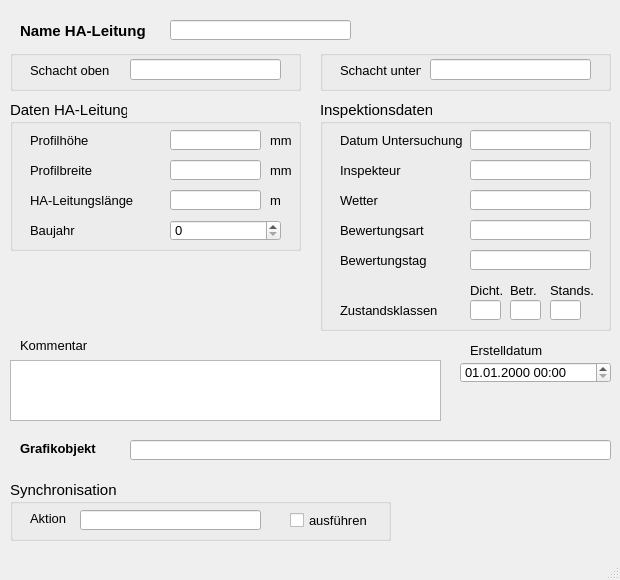
<?xml version="1.0" encoding="UTF-8"?>
<ui version="4.0">
 <class>MainWindow</class>
 <widget class="QMainWindow" name="MainWindow">
  <property name="geometry">
   <rect>
    <x>0</x>
    <y>0</y>
    <width>620</width>
    <height>580</height>
   </rect>
  </property>
  <property name="sizePolicy">
   <sizepolicy hsizetype="Preferred" vsizetype="Preferred">
    <horstretch>0</horstretch>
    <verstretch>0</verstretch>
   </sizepolicy>
  </property>
  <property name="minimumSize">
   <size>
    <width>620</width>
    <height>580</height>
   </size>
  </property>
  <property name="maximumSize">
   <size>
    <width>16777215</width>
    <height>16777215</height>
   </size>
  </property>
  <property name="baseSize">
   <size>
    <width>0</width>
    <height>0</height>
   </size>
  </property>
  <property name="font">
   <font>
    <family>Tahoma</family>
    <pointsize>10</pointsize>
   </font>
  </property>
  <property name="windowTitle">
   <string>Haltung Untersuchungsdaten</string>
  </property>
  <widget class="QWidget" name="centralwidget">
   <widget class="QLabel" name="label">
    <property name="geometry">
     <rect>
      <x>20</x>
      <y>20</y>
      <width>141</width>
      <height>21</height>
     </rect>
    </property>
    <property name="font">
     <font>
      <family>Tahoma</family>
      <pointsize>11</pointsize>
      <weight>75</weight>
      <bold>true</bold>
     </font>
    </property>
    <property name="text">
     <string>Name HA-Leitung</string>
    </property>
   </widget>
   <widget class="QGroupBox" name="groupBox">
    <property name="geometry">
     <rect>
      <x>10</x>
      <y>50</y>
      <width>291</width>
      <height>41</height>
     </rect>
    </property>
    <property name="font">
     <font>
      <family>Tahoma</family>
      <pointsize>11</pointsize>
     </font>
    </property>
    <property name="title">
     <string/>
    </property>
    <widget class="QLabel" name="label_3">
     <property name="geometry">
      <rect>
       <x>20</x>
       <y>10</y>
       <width>91</width>
       <height>21</height>
      </rect>
     </property>
     <property name="font">
      <font>
       <family>Tahoma</family>
       <pointsize>10</pointsize>
      </font>
     </property>
     <property name="text">
      <string>Schacht oben</string>
     </property>
    </widget>
    <widget class="QLineEdit" name="schoben">
     <property name="geometry">
      <rect>
       <x>120</x>
       <y>9</y>
       <width>151</width>
       <height>21</height>
      </rect>
     </property>
     <property name="font">
      <font>
       <family>Tahoma</family>
       <pointsize>10</pointsize>
      </font>
     </property>
     <property name="toolTip">
      <string>&lt;html&gt;&lt;head/&gt;&lt;body&gt;&lt;p&gt;Name des oberen Schachts&lt;/p&gt;&lt;/body&gt;&lt;/html&gt;</string>
     </property>
     <property name="statusTip">
      <string>Name des oberen Schachts</string>
     </property>
    </widget>
   </widget>
   <widget class="QGroupBox" name="groupBox_3">
    <property name="geometry">
     <rect>
      <x>320</x>
      <y>50</y>
      <width>291</width>
      <height>41</height>
     </rect>
    </property>
    <property name="font">
     <font>
      <family>Tahoma</family>
      <pointsize>11</pointsize>
     </font>
    </property>
    <property name="title">
     <string/>
    </property>
    <widget class="QLabel" name="label_9">
     <property name="geometry">
      <rect>
       <x>20</x>
       <y>10</y>
       <width>81</width>
       <height>21</height>
      </rect>
     </property>
     <property name="font">
      <font>
       <family>Tahoma</family>
       <pointsize>10</pointsize>
      </font>
     </property>
     <property name="text">
      <string>Schacht unten</string>
     </property>
    </widget>
    <widget class="QLineEdit" name="schunten">
     <property name="geometry">
      <rect>
       <x>110</x>
       <y>9</y>
       <width>161</width>
       <height>21</height>
      </rect>
     </property>
     <property name="font">
      <font>
       <family>Tahoma</family>
       <pointsize>10</pointsize>
      </font>
     </property>
     <property name="toolTip">
      <string>&lt;html&gt;&lt;head/&gt;&lt;body&gt;&lt;p&gt;Name des unteren Schachts&lt;/p&gt;&lt;/body&gt;&lt;/html&gt;</string>
     </property>
     <property name="statusTip">
      <string>Name des unteren Schachts</string>
     </property>
    </widget>
   </widget>
   <widget class="QTextEdit" name="kommentar">
    <property name="geometry">
     <rect>
      <x>10</x>
      <y>360</y>
      <width>431</width>
      <height>61</height>
     </rect>
    </property>
    <property name="font">
     <font>
      <family>Tahoma</family>
      <pointsize>10</pointsize>
     </font>
    </property>
    <property name="toolTip">
     <string>&lt;html&gt;&lt;head/&gt;&lt;body&gt;&lt;p&gt;Platz für zusätzliche Kommentare&lt;/p&gt;&lt;/body&gt;&lt;/html&gt;</string>
    </property>
    <property name="statusTip">
     <string>Platz für zusätzliche Kommentare</string>
    </property>
   </widget>
   <widget class="QLabel" name="label_22">
    <property name="geometry">
     <rect>
      <x>20</x>
      <y>335</y>
      <width>81</width>
      <height>21</height>
     </rect>
    </property>
    <property name="font">
     <font>
      <family>Tahoma</family>
      <pointsize>10</pointsize>
     </font>
    </property>
    <property name="text">
     <string>Kommentar</string>
    </property>
   </widget>
   <widget class="QLineEdit" name="haltnam">
    <property name="geometry">
     <rect>
      <x>170</x>
      <y>20</y>
      <width>181</width>
      <height>20</height>
     </rect>
    </property>
    <property name="font">
     <font>
      <family>Tahoma</family>
      <pointsize>10</pointsize>
     </font>
    </property>
    <property name="toolTip">
     <string>&lt;html&gt;&lt;head/&gt;&lt;body&gt;&lt;p&gt;Eindeutige Bezeichung&lt;/p&gt;&lt;/body&gt;&lt;/html&gt;</string>
    </property>
    <property name="statusTip">
     <string>Eindeutige Bezeichung</string>
    </property>
   </widget>
   <widget class="QGroupBox" name="groupBox_2">
    <property name="geometry">
     <rect>
      <x>10</x>
      <y>100</y>
      <width>291</width>
      <height>151</height>
     </rect>
    </property>
    <property name="font">
     <font>
      <family>Tahoma</family>
      <pointsize>11</pointsize>
     </font>
    </property>
    <property name="title">
     <string>Daten HA-Leitung</string>
    </property>
    <widget class="QLabel" name="label_7">
     <property name="geometry">
      <rect>
       <x>20</x>
       <y>60</y>
       <width>101</width>
       <height>21</height>
      </rect>
     </property>
     <property name="font">
      <font>
       <family>Tahoma</family>
       <pointsize>10</pointsize>
      </font>
     </property>
     <property name="text">
      <string>Profilbreite</string>
     </property>
    </widget>
    <widget class="QLabel" name="label_20">
     <property name="geometry">
      <rect>
       <x>260</x>
       <y>60</y>
       <width>31</width>
       <height>21</height>
      </rect>
     </property>
     <property name="font">
      <font>
       <family>Tahoma</family>
       <pointsize>10</pointsize>
      </font>
     </property>
     <property name="text">
      <string>mm</string>
     </property>
    </widget>
    <widget class="QLabel" name="label_21">
     <property name="geometry">
      <rect>
       <x>260</x>
       <y>90</y>
       <width>31</width>
       <height>21</height>
      </rect>
     </property>
     <property name="font">
      <font>
       <family>Tahoma</family>
       <pointsize>10</pointsize>
      </font>
     </property>
     <property name="text">
      <string>m </string>
     </property>
    </widget>
    <widget class="QLineEdit" name="laenge">
     <property name="geometry">
      <rect>
       <x>160</x>
       <y>90</y>
       <width>91</width>
       <height>20</height>
      </rect>
     </property>
     <property name="font">
      <font>
       <family>Tahoma</family>
       <pointsize>10</pointsize>
      </font>
     </property>
     <property name="toolTip">
      <string/>
     </property>
     <property name="statusTip">
      <string/>
     </property>
    </widget>
    <widget class="QLabel" name="label_17">
     <property name="geometry">
      <rect>
       <x>20</x>
       <y>90</y>
       <width>151</width>
       <height>21</height>
      </rect>
     </property>
     <property name="font">
      <font>
       <family>Tahoma</family>
       <pointsize>10</pointsize>
      </font>
     </property>
     <property name="text">
      <string>HA-Leitungslänge</string>
     </property>
    </widget>
    <widget class="QLineEdit" name="hoehe">
     <property name="geometry">
      <rect>
       <x>160</x>
       <y>30</y>
       <width>91</width>
       <height>20</height>
      </rect>
     </property>
     <property name="font">
      <font>
       <family>Tahoma</family>
       <pointsize>10</pointsize>
      </font>
     </property>
     <property name="toolTip">
      <string>&lt;html&gt;&lt;head/&gt;&lt;body&gt;&lt;p&gt;Bedeutung hängt vom Profiltyp ab&lt;/p&gt;&lt;/body&gt;&lt;/html&gt;</string>
     </property>
     <property name="statusTip">
      <string>Bedeutung hängt vom Profiltyp ab</string>
     </property>
    </widget>
    <widget class="QLabel" name="label_16">
     <property name="geometry">
      <rect>
       <x>260</x>
       <y>30</y>
       <width>31</width>
       <height>21</height>
      </rect>
     </property>
     <property name="font">
      <font>
       <family>Tahoma</family>
       <pointsize>10</pointsize>
      </font>
     </property>
     <property name="text">
      <string>mm</string>
     </property>
    </widget>
    <widget class="QLineEdit" name="breite">
     <property name="geometry">
      <rect>
       <x>160</x>
       <y>60</y>
       <width>91</width>
       <height>20</height>
      </rect>
     </property>
     <property name="font">
      <font>
       <family>Tahoma</family>
       <pointsize>10</pointsize>
      </font>
     </property>
     <property name="toolTip">
      <string>&lt;html&gt;&lt;head/&gt;&lt;body&gt;&lt;p&gt;Bedeutung hängt vom Profiltyp ab&lt;/p&gt;&lt;/body&gt;&lt;/html&gt;</string>
     </property>
     <property name="statusTip">
      <string>Bedeutung hängt vom Profiltyp ab</string>
     </property>
    </widget>
    <widget class="QLabel" name="label_6">
     <property name="geometry">
      <rect>
       <x>20</x>
       <y>30</y>
       <width>101</width>
       <height>21</height>
      </rect>
     </property>
     <property name="font">
      <font>
       <family>Tahoma</family>
       <pointsize>10</pointsize>
      </font>
     </property>
     <property name="text">
      <string>Profilhöhe</string>
     </property>
    </widget>
    <widget class="QLabel" name="label_60">
     <property name="geometry">
      <rect>
       <x>20</x>
       <y>120</y>
       <width>151</width>
       <height>21</height>
      </rect>
     </property>
     <property name="font">
      <font>
       <family>Tahoma</family>
       <pointsize>10</pointsize>
      </font>
     </property>
     <property name="text">
      <string>Baujahr</string>
     </property>
    </widget>
    <widget class="QSpinBox" name="Baujahr">
     <property name="geometry">
      <rect>
       <x>160</x>
       <y>120</y>
       <width>111</width>
       <height>21</height>
      </rect>
     </property>
     <property name="font">
      <font>
       <family>Tahoma</family>
       <pointsize>10</pointsize>
      </font>
     </property>
     <property name="toolTip">
      <string/>
     </property>
     <property name="statusTip">
      <string/>
     </property>
     <property name="maximum">
      <number>9999</number>
     </property>
    </widget>
   </widget>
   <widget class="QLabel" name="label_71">
    <property name="geometry">
     <rect>
      <x>470</x>
      <y>340</y>
      <width>91</width>
      <height>21</height>
     </rect>
    </property>
    <property name="text">
     <string>Erstelldatum</string>
    </property>
   </widget>
   <widget class="QgsDateTimeEdit" name="createdat">
    <property name="geometry">
     <rect>
      <x>460</x>
      <y>362</y>
      <width>151</width>
      <height>21</height>
     </rect>
    </property>
    <property name="font">
     <font>
      <family>Tahoma</family>
      <pointsize>10</pointsize>
     </font>
    </property>
    <property name="currentSection">
     <enum>QDateTimeEdit::DaySection</enum>
    </property>
    <property name="displayFormat">
     <string>dd.MM.yyyy HH:mm</string>
    </property>
   </widget>
   <widget class="QGroupBox" name="groupBox_4">
    <property name="geometry">
     <rect>
      <x>320</x>
      <y>100</y>
      <width>291</width>
      <height>231</height>
     </rect>
    </property>
    <property name="font">
     <font>
      <family>Tahoma</family>
      <pointsize>11</pointsize>
     </font>
    </property>
    <property name="title">
     <string>Inspektionsdaten</string>
    </property>
    <widget class="QLabel" name="label_61">
     <property name="geometry">
      <rect>
       <x>20</x>
       <y>30</y>
       <width>151</width>
       <height>21</height>
      </rect>
     </property>
     <property name="font">
      <font>
       <family>Tahoma</family>
       <pointsize>10</pointsize>
      </font>
     </property>
     <property name="text">
      <string>Datum Untersuchung</string>
     </property>
    </widget>
    <widget class="QLineEdit" name="untersuchtag">
     <property name="geometry">
      <rect>
       <x>150</x>
       <y>30</y>
       <width>121</width>
       <height>20</height>
      </rect>
     </property>
     <property name="font">
      <font>
       <family>Tahoma</family>
       <pointsize>10</pointsize>
      </font>
     </property>
     <property name="toolTip">
      <string/>
     </property>
     <property name="statusTip">
      <string/>
     </property>
    </widget>
    <widget class="QLabel" name="label_62">
     <property name="geometry">
      <rect>
       <x>20</x>
       <y>60</y>
       <width>111</width>
       <height>21</height>
      </rect>
     </property>
     <property name="font">
      <font>
       <family>Tahoma</family>
       <pointsize>10</pointsize>
      </font>
     </property>
     <property name="text">
      <string>Inspekteur</string>
     </property>
    </widget>
    <widget class="QLineEdit" name="untersucher">
     <property name="geometry">
      <rect>
       <x>150</x>
       <y>60</y>
       <width>121</width>
       <height>20</height>
      </rect>
     </property>
     <property name="font">
      <font>
       <family>Tahoma</family>
       <pointsize>10</pointsize>
      </font>
     </property>
     <property name="toolTip">
      <string>&lt;html&gt;&lt;head/&gt;&lt;body&gt;&lt;p&gt;Name bzw. Kürzel&lt;/p&gt;&lt;/body&gt;&lt;/html&gt;</string>
     </property>
     <property name="statusTip">
      <string>Name bzw. Kürzel</string>
     </property>
    </widget>
    <widget class="QLabel" name="label_63">
     <property name="geometry">
      <rect>
       <x>20</x>
       <y>90</y>
       <width>151</width>
       <height>21</height>
      </rect>
     </property>
     <property name="font">
      <font>
       <family>Tahoma</family>
       <pointsize>10</pointsize>
      </font>
     </property>
     <property name="text">
      <string>Wetter</string>
     </property>
    </widget>
    <widget class="QLineEdit" name="wetter">
     <property name="geometry">
      <rect>
       <x>150</x>
       <y>90</y>
       <width>121</width>
       <height>20</height>
      </rect>
     </property>
     <property name="font">
      <font>
       <family>Tahoma</family>
       <pointsize>10</pointsize>
      </font>
     </property>
     <property name="toolTip">
      <string>&lt;html&gt;&lt;head/&gt;&lt;body&gt;&lt;p&gt;Wetter am Untersuchungstag&lt;/p&gt;&lt;/body&gt;&lt;/html&gt;</string>
     </property>
     <property name="statusTip">
      <string>Wetter am Untersuchungstag</string>
     </property>
    </widget>
    <widget class="QLabel" name="label_64">
     <property name="geometry">
      <rect>
       <x>20</x>
       <y>120</y>
       <width>151</width>
       <height>21</height>
      </rect>
     </property>
     <property name="font">
      <font>
       <family>Tahoma</family>
       <pointsize>10</pointsize>
      </font>
     </property>
     <property name="text">
      <string>Bewertungsart</string>
     </property>
    </widget>
    <widget class="QLineEdit" name="bewertungsart">
     <property name="geometry">
      <rect>
       <x>150</x>
       <y>120</y>
       <width>121</width>
       <height>20</height>
      </rect>
     </property>
     <property name="font">
      <font>
       <family>Tahoma</family>
       <pointsize>10</pointsize>
      </font>
     </property>
     <property name="toolTip">
      <string>&lt;html&gt;&lt;head/&gt;&lt;body&gt;&lt;p&gt;Bezeichnung des verwendeten Bewertungsmodells (z.B. DWA-M 149-3)&lt;/p&gt;&lt;/body&gt;&lt;/html&gt;</string>
     </property>
     <property name="statusTip">
      <string>Bezeichnung des verwendeten Bewertungsmodells (z.B. DWA-M 149-3)</string>
     </property>
    </widget>
    <widget class="QLabel" name="label_65">
     <property name="geometry">
      <rect>
       <x>20</x>
       <y>150</y>
       <width>151</width>
       <height>21</height>
      </rect>
     </property>
     <property name="font">
      <font>
       <family>Tahoma</family>
       <pointsize>10</pointsize>
      </font>
     </property>
     <property name="text">
      <string>Bewertungstag</string>
     </property>
    </widget>
    <widget class="QLineEdit" name="bewertungstag">
     <property name="geometry">
      <rect>
       <x>150</x>
       <y>150</y>
       <width>121</width>
       <height>20</height>
      </rect>
     </property>
     <property name="font">
      <font>
       <family>Tahoma</family>
       <pointsize>10</pointsize>
      </font>
     </property>
     <property name="toolTip">
      <string>&lt;html&gt;&lt;head/&gt;&lt;body&gt;&lt;p&gt;Datum des Tages, an dem die Bewertung durchgeführt wurde&lt;/p&gt;&lt;/body&gt;&lt;/html&gt;</string>
     </property>
     <property name="statusTip">
      <string>Datum des Tages, an dem die Bewertung durchgeführt wurde</string>
     </property>
    </widget>
    <widget class="QLabel" name="label_38">
     <property name="geometry">
      <rect>
       <x>230</x>
       <y>180</y>
       <width>51</width>
       <height>21</height>
      </rect>
     </property>
     <property name="font">
      <font>
       <family>Tahoma</family>
       <pointsize>10</pointsize>
      </font>
     </property>
     <property name="text">
      <string>Stands.</string>
     </property>
    </widget>
    <widget class="QLabel" name="label_37">
     <property name="geometry">
      <rect>
       <x>190</x>
       <y>180</y>
       <width>41</width>
       <height>21</height>
      </rect>
     </property>
     <property name="font">
      <font>
       <family>Tahoma</family>
       <pointsize>10</pointsize>
      </font>
     </property>
     <property name="text">
      <string>Betr.</string>
     </property>
    </widget>
    <widget class="QLabel" name="label_36">
     <property name="geometry">
      <rect>
       <x>20</x>
       <y>200</y>
       <width>121</width>
       <height>21</height>
      </rect>
     </property>
     <property name="font">
      <font>
       <family>Tahoma</family>
       <pointsize>10</pointsize>
      </font>
     </property>
     <property name="text">
      <string>Zustandsklassen</string>
     </property>
    </widget>
    <widget class="QLabel" name="label_39">
     <property name="geometry">
      <rect>
       <x>150</x>
       <y>180</y>
       <width>41</width>
       <height>21</height>
      </rect>
     </property>
     <property name="font">
      <font>
       <family>Tahoma</family>
       <pointsize>10</pointsize>
      </font>
     </property>
     <property name="text">
      <string>Dicht.</string>
     </property>
    </widget>
    <widget class="QLineEdit" name="max_ZD">
     <property name="geometry">
      <rect>
       <x>150</x>
       <y>200</y>
       <width>31</width>
       <height>20</height>
      </rect>
     </property>
     <property name="toolTip">
      <string>&lt;html&gt;&lt;head/&gt;&lt;body&gt;&lt;p&gt;Zustandsklasse Dichtheit&lt;/p&gt;&lt;/body&gt;&lt;/html&gt;</string>
     </property>
     <property name="statusTip">
      <string>Zustandsklasse Dichtheit</string>
     </property>
    </widget>
    <widget class="QLineEdit" name="max_ZS">
     <property name="geometry">
      <rect>
       <x>230</x>
       <y>200</y>
       <width>31</width>
       <height>20</height>
      </rect>
     </property>
     <property name="toolTip">
      <string>&lt;html&gt;&lt;head/&gt;&lt;body&gt;&lt;p&gt;Zustandsklasse Standsicherheit&lt;/p&gt;&lt;/body&gt;&lt;/html&gt;</string>
     </property>
     <property name="statusTip">
      <string>Zustandsklasse Standsicherheit</string>
     </property>
    </widget>
    <widget class="QLineEdit" name="max_ZB">
     <property name="geometry">
      <rect>
       <x>190</x>
       <y>200</y>
       <width>31</width>
       <height>20</height>
      </rect>
     </property>
     <property name="toolTip">
      <string>&lt;html&gt;&lt;head/&gt;&lt;body&gt;&lt;p&gt;Zustandsklasse Betriebssicherheit&lt;/p&gt;&lt;/body&gt;&lt;/html&gt;</string>
     </property>
     <property name="statusTip">
      <string>Zustandsklasse Betriebssicherheit</string>
     </property>
    </widget>
   </widget>
   <widget class="QLabel" name="label_23">
    <property name="geometry">
     <rect>
      <x>20</x>
      <y>440</y>
      <width>101</width>
      <height>16</height>
     </rect>
    </property>
    <property name="font">
     <font>
      <family>Tahoma</family>
      <pointsize>10</pointsize>
      <weight>75</weight>
      <bold>true</bold>
     </font>
    </property>
    <property name="text">
     <string>Grafikobjekt</string>
    </property>
   </widget>
   <widget class="QGroupBox" name="groupBox_sync">
    <property name="geometry">
     <rect>
      <x>10</x>
      <y>480</y>
      <width>381</width>
      <height>61</height>
     </rect>
    </property>
    <property name="font">
     <font>
      <family>Tahoma</family>
      <pointsize>11</pointsize>
     </font>
    </property>
    <property name="title">
     <string>Synchronisation</string>
    </property>
    <widget class="QCheckBox" name="status">
     <property name="geometry">
      <rect>
       <x>280</x>
       <y>30</y>
       <width>101</width>
       <height>21</height>
      </rect>
     </property>
     <property name="font">
      <font>
       <family>Tahoma</family>
       <pointsize>10</pointsize>
      </font>
     </property>
     <property name="toolTip">
      <string>Synchronisation aktivieren</string>
     </property>
     <property name="statusTip">
      <string>Synchronisation aktivieren</string>
     </property>
     <property name="text">
      <string>ausführen</string>
     </property>
    </widget>
    <widget class="QLabel" name="label_19">
     <property name="geometry">
      <rect>
       <x>20</x>
       <y>30</y>
       <width>51</width>
       <height>16</height>
      </rect>
     </property>
     <property name="font">
      <font>
       <family>Tahoma</family>
       <pointsize>10</pointsize>
      </font>
     </property>
     <property name="text">
      <string>Aktion</string>
     </property>
    </widget>
    <widget class="QLineEdit" name="aktion">
     <property name="geometry">
      <rect>
       <x>70</x>
       <y>30</y>
       <width>181</width>
       <height>20</height>
      </rect>
     </property>
     <property name="toolTip">
      <string>&lt;html&gt;&lt;head/&gt;&lt;body&gt;&lt;p&gt;Maßnahme zur Synchronisation&lt;/p&gt;&lt;/body&gt;&lt;/html&gt;</string>
     </property>
     <property name="statusTip">
      <string>Maßnahme zur Synchronisation</string>
     </property>
    </widget>
   </widget>
   <widget class="QLineEdit" name="objekt">
    <property name="geometry">
     <rect>
      <x>130</x>
      <y>440</y>
      <width>481</width>
      <height>20</height>
     </rect>
    </property>
    <property name="toolTip">
     <string>&lt;html&gt;&lt;head/&gt;&lt;body&gt;&lt;p&gt;Textbeschreibung (WKT) des Grafikobjekts&lt;/p&gt;&lt;/body&gt;&lt;/html&gt;</string>
    </property>
    <property name="statusTip">
     <string>Textbeschreibung des Grafikobjekts</string>
    </property>
   </widget>
  </widget>
  <widget class="QMenuBar" name="menubar">
   <property name="geometry">
    <rect>
     <x>0</x>
     <y>0</y>
     <width>620</width>
     <height>22</height>
    </rect>
   </property>
  </widget>
  <widget class="QStatusBar" name="statusbar"/>
 </widget>
 <customwidgets>
  <customwidget>
   <class>QgsDateTimeEdit</class>
   <extends>QDateTimeEdit</extends>
   <header>qgsdatetimeedit.h</header>
  </customwidget>
 </customwidgets>
 <tabstops>
  <tabstop>haltnam</tabstop>
  <tabstop>hoehe</tabstop>
  <tabstop>breite</tabstop>
  <tabstop>laenge</tabstop>
  <tabstop>createdat</tabstop>
  <tabstop>kommentar</tabstop>
 </tabstops>
 <resources/>
 <connections/>
</ui>
